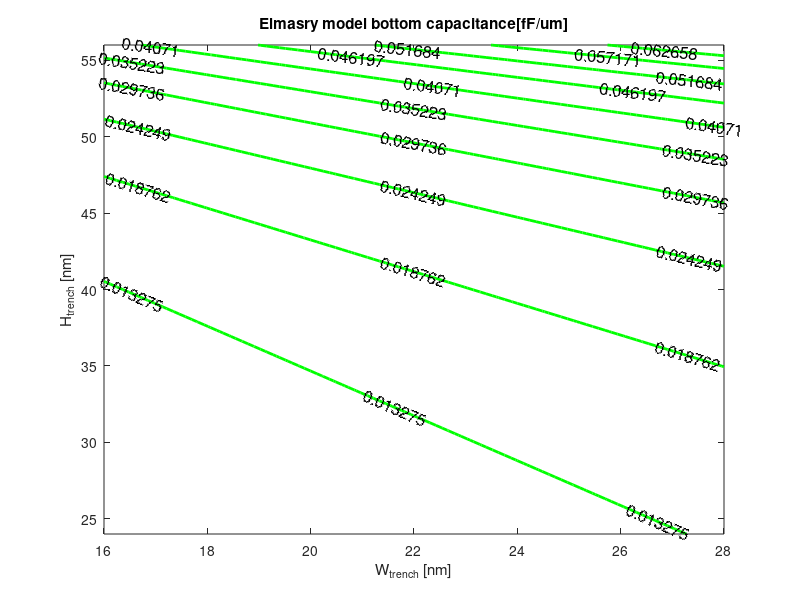
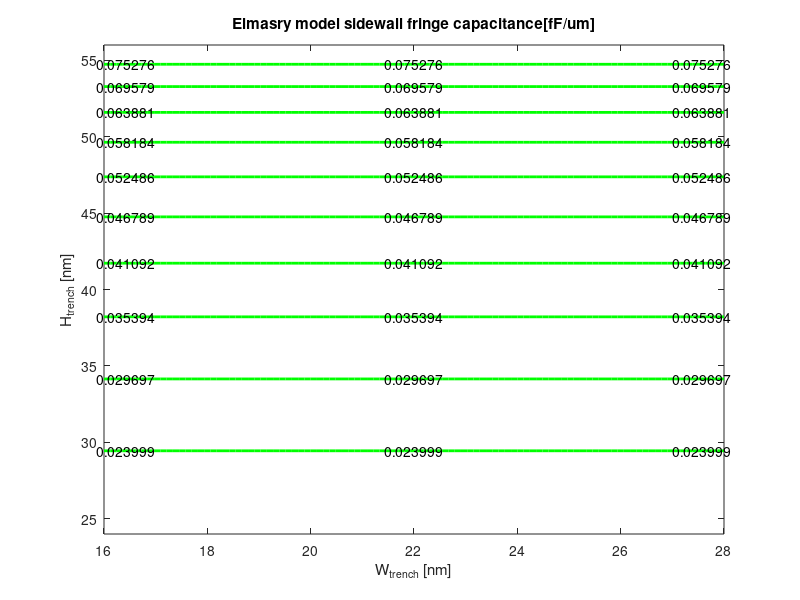
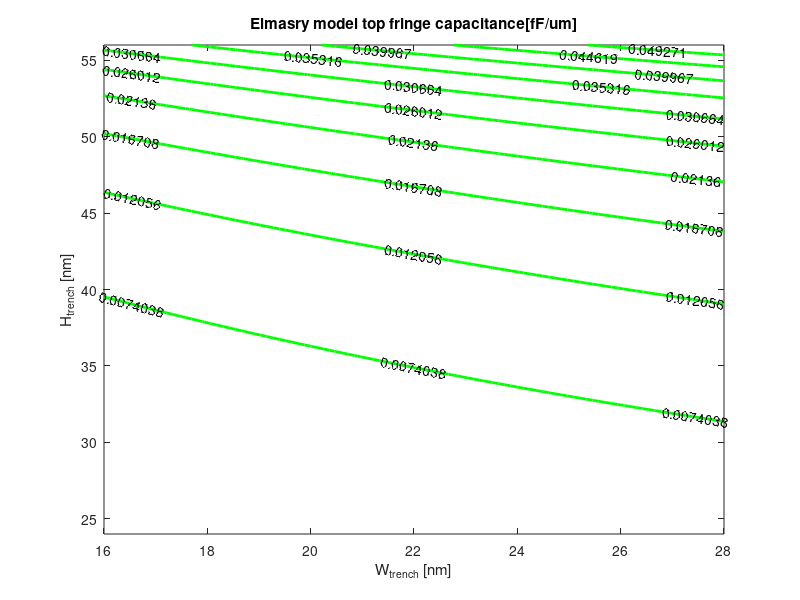

Write MATLAB code to recreate these figures, in order.
% ECE 594 - Homework 1
% Advanced Elmasry showing the contributes

%//////////////////////////PARAMETERS///////////////////////////////////////////
W_trench  = 16; %nm                                                             % Nominal value, it's a variable
H_stack   = 64; %nm                                                             % Fixed
H_trench  = 32; %nm                                                             % Nominal value, it's a variable
K_lowk    = 2.2;                                                                % Fixed low-k dielectric constant
eps0      = 8.85e-12;                                                           % Fixed Vacuum dielectric constant
eps       = K_lowk*eps0;                                                        % Fixed dielectric constant
P_trench  = 32e-9;                                                              % Fixed, space between lines
CPP       = 42e-9;                                                              % Fixed, unit of wire length
%///////////////////////////////////////////////////////////////////////////////

%/////////////////////////////ELMASRY///////////////////////////////////////////
% THIS MODEL DOESN'T TAKE INTO ACCOUNT SIDE-WALL DAMAGE
H_trench  = linspace(24, 56, 100);                                              % Create different Heights for trench
W_trench  = linspace(16, 28, 100);                                              % Create different Widths for trench
[W_trench, H_trench] = meshgrid(W_trench, H_trench);                            % Create the mesh for surfae plot
d_b       = H_stack - H_trench;                                                 % Compute distance from bottom plate
C_bottom  = eps .* W_trench ./ d_b;                                             % Bottom plate capacitance per unit length
elmasry_bottom   = C_bottom;                                                    % Elmasry bottom plate component
elmasry_sideweall = C_bottom .* 2 .*d_b./W_trench.*log(1 + H_trench./d_b);       % Elmasry sidewall fringe capacitance
elmasry_topfringe = C_bottom .* 2.*H_trench./W_trench.*log(1+(W_trench./2)
                    ./(d_b+H_trench));                                          % Elmasry top side fringe capacitance

elmasry_bottom      = elmasry_bottom ./ 1e-15 .* 1e-6;                          % Transform in fF/um
elmasry_sideweall   = elmasry_sideweall ./ 1e-15 .* 1e-6;                       % Transform in fF/um
elmasry_topfringe   = elmasry_topfringe ./ 1e-15 .* 1e-6;                       % Transform in fF/um

figure(1);                                                                      % Plot the bottom capacitance
[c, h] = contour(W_trench(1,:), H_trench(:,1), elmasry_bottom, "linewidth", 2, "g");

xlabel("W_{trench} [nm]");
ylabel("H_{trench} [nm]");
title("Elmasry model bottom capacitance[fF/um]");
clabel (c, h, "fontsize", 12);

figure(2);                                                                      % Plot the sidewall fringe capacitance
[c, h] = contour(W_trench, H_trench, elmasry_sideweall, "linewidth", 2, "g");
xlabel("W_{trench} [nm]");
ylabel("H_{trench} [nm]");
title("Elmasry model sidewall fringe capacitance[fF/um]");
clabel (c, h, "fontsize", 10);

figure(3);                                                                      % Plot the top fringe capacitance
[c, h] = contour(W_trench, H_trench, elmasry_topfringe, "linewidth", 2, "g");
xlabel("W_{trench} [nm]");
ylabel("H_{trench} [nm]");
title("Elmasry model top fringe capacitance[fF/um]");
clabel (c, h, "fontsize", 10);

%///////////////////////////////////////////////////////////////////////////////

